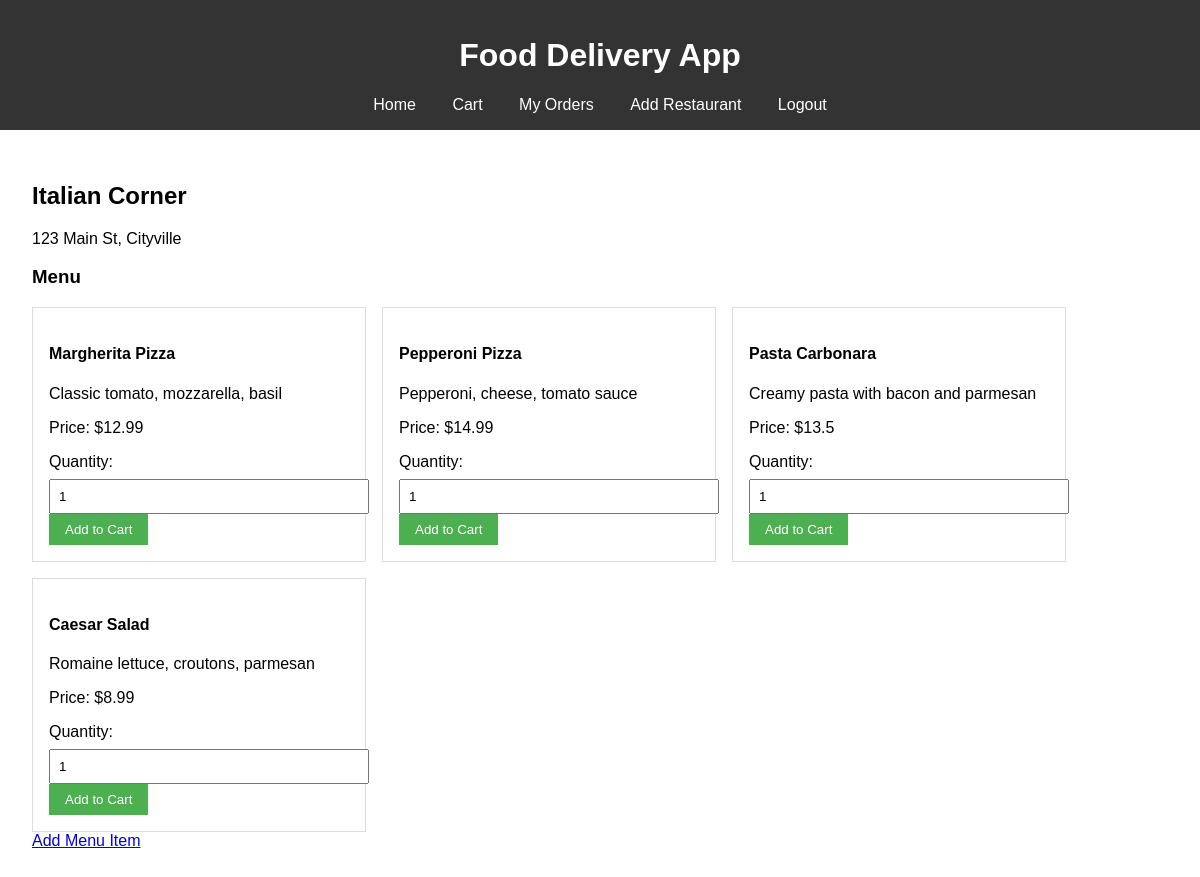
Screenshot of /restaurant/1 (signed in) with the database file from the repository.
### app.py (models this page shows)
class Restaurant(db.Model):
    id = db.Column(db.Integer, primary_key=True)
    name = db.Column(db.String(150), nullable=False)
    address = db.Column(db.String(300), nullable=False)
    owner_id = db.Column(db.Integer, db.ForeignKey('user.id'), nullable=False)

class MenuItem(db.Model):
    id = db.Column(db.Integer, primary_key=True)
    name = db.Column(db.String(150), nullable=False)
    description = db.Column(db.Text)
    price = db.Column(db.Float, nullable=False)
    restaurant_id = db.Column(db.Integer, db.ForeignKey('restaurant.id'), nullable=False)

### app.py (the view)
@app.route('/restaurant/<int:restaurant_id>')
@login_required
def restaurant_menu(restaurant_id):
    restaurant = Restaurant.query.get_or_404(restaurant_id)
    menu_items = MenuItem.query.filter_by(restaurant_id=restaurant_id).all()
    return render_template('restaurant.html', restaurant=restaurant, menu_items=menu_items)

### app.py (called while the page is built)
@login_manager.user_loader
def load_user(user_id):
    return User.query.get(int(user_id))

### templates/restaurant.html (shortened to what this page needs)
{% extends "base.html" %}
{% block content %}
<h2>{{ restaurant.name }}</h2>
<p>{{ restaurant.address }}</p>
<h3>Menu</h3>
<div class="menu">
    {% for item in menu_items %}
        <div class="menu-item">
            <h4>{{ item.name }}</h4>
            <p>{{ item.description }}</p>
            <p>Price: ${{ item.price }}</p>
            <form method="POST" action="{{ url_for('add_to_cart', item_id=item.id) }}">
                <label for="quantity">Quantity:</label>
                <input type="number" id="quantity" name="quantity" value="1" min="1">
                <button type="submit">Add to Cart</button>
            </form>
        </div>
    {% endfor %}
</div>
{% if current_user.role == 'restaurant_owner' and restaurant.owner_id == current_user.id %}
    <a href="{{ url_for('add_menu_item', restaurant_id=restaurant.id) }}">Add Menu Item</a>
{% endif %}
{% endblock %}

### templates/base.html (shortened to what this page needs)
<!DOCTYPE html>
<html lang="en">
<head>
    <link rel="stylesheet" href="{{ url_for('static', filename='style.css') }}">
</head>
<body>
    <header>
        <h1>Food Delivery App</h1>
        <nav>
            <a href="{{ url_for('home') }}">Home</a>
            {% if current_user.is_authenticated %}
                <a href="{{ url_for('cart') }}">Cart</a>
                <a href="{{ url_for('orders') }}">My Orders</a>
                {% if current_user.role == 'restaurant_owner' %}
                    <a href="{{ url_for('add_restaurant') }}">Add Restaurant</a>
                {% endif %}
                <a href="{{ url_for('logout') }}">Logout</a>
            {% else %}
                <a href="{{ url_for('login') }}">Login</a>
                <a href="{{ url_for('register') }}">Register</a>
            {% endif %}
        </nav>
    </header>
    <main>
        {% block content %}{% endblock %}
    </main>
</body>
</html>

### static/style.css (style rules this page uses)
body { font-family: Arial, sans-serif; margin: 0; padding: 0; }
header { background-color: #333; color: white; padding: 1rem; text-align: center; }
nav a { color: white; margin: 0 1rem; text-decoration: none; }
main { padding: 2rem; }
.restaurants, .menu, .cart-items, .orders { display: flex; flex-wrap: wrap; gap: 1rem; }
.restaurant-card, .menu-item, .cart-item, .order-card { border: 1px solid #ddd; padding: 1rem; width: 300px; }
button { background-color: #4CAF50; color: white; padding: 0.5rem 1rem; border: none; cursor: pointer; }
form { max-width: 400px; }
label { display: block; margin-top: 1rem; }
input, textarea, select { width: 100%; padding: 0.5rem; margin-top: 0.5rem; }

### rows the page displays
Restaurant: name "Italian Corner", address "123 Main St, Cityville"
MenuItem: name "Margherita Pizza", description "Classic tomato, mozzarella, basil", price "12.99"
MenuItem: name "Pepperoni Pizza", description "Pepperoni, cheese, tomato sauce", price "14.99"
MenuItem: name "Pasta Carbonara", description "Creamy pasta with bacon and parmesan", price "13.5"
MenuItem: name "Caesar Salad", description "Romaine lettuce, croutons, parmesan", price "8.99"
